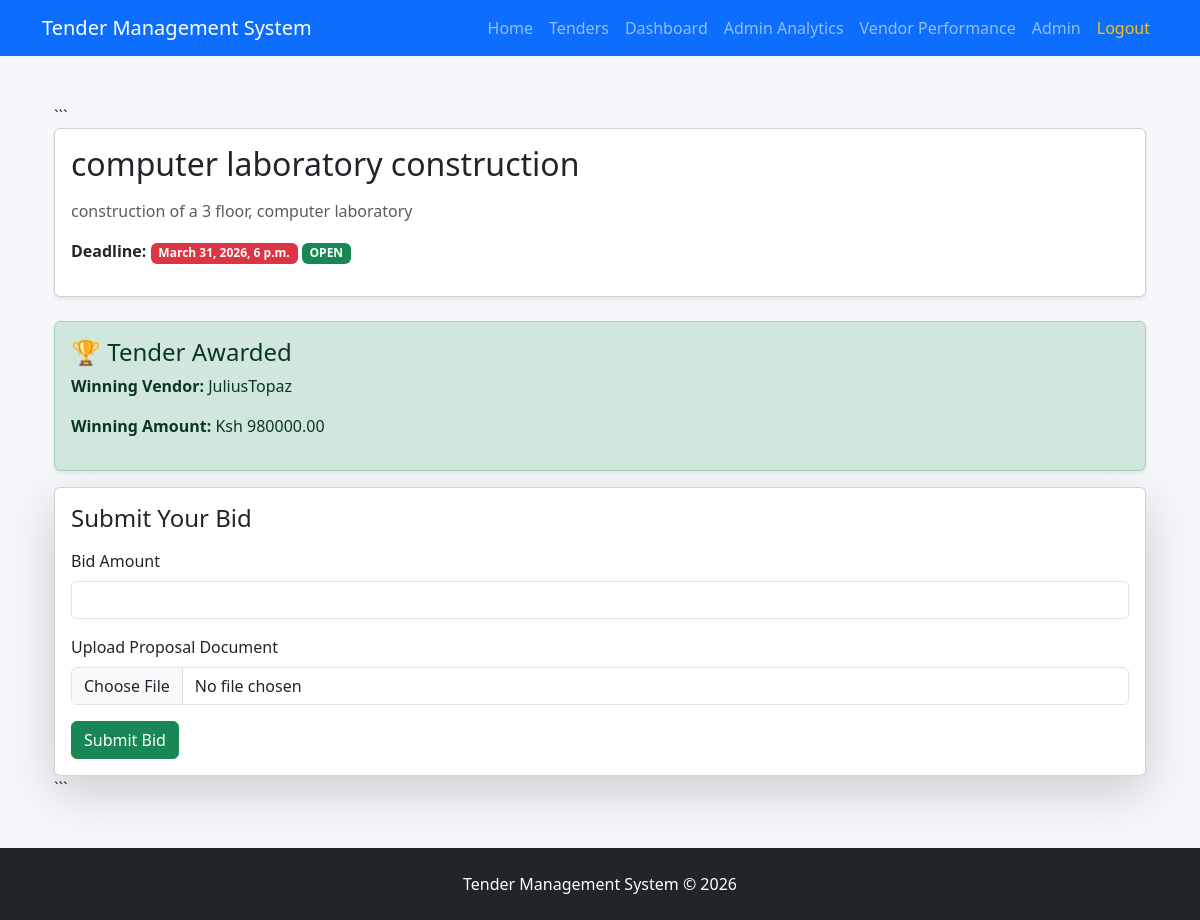
The app's page /tenders/1/ (signed in) with its own data.
### tenders/models.py (models this page shows, shortened)
class Tender(models.Model):
    title = models.CharField(max_length=255)
    description = models.TextField()
    budget = models.DecimalField(max_digits=10, decimal_places=2)
    deadline = models.DateTimeField()
    document = models.FileField(
        upload_to="tender_documents/",
        null=True,
        blank=True
    )
    created_by = models.ForeignKey(
        User,
        on_delete=models.CASCADE,
        related_name="tenders_created"
    )
    created_at = models.DateTimeField(auto_now_add=True)
    awarded_bid = models.ForeignKey(
        'bids.Bid',
        on_delete=models.SET_NULL,
        null=True,
        blank=True,
        related_name="awarded_tender"
    )
    def is_open(self):
        return timezone.now() < self.deadline

### bids/models.py (models this page shows, shortened)
class Bid(models.Model):
    vendor = models.ForeignKey(
        User,
        on_delete=models.CASCADE
    )
    tender = models.ForeignKey(
        Tender,
        on_delete=models.CASCADE
    )
    amount = models.DecimalField(
        max_digits=10,
        decimal_places=2
    )
    proposal_document = models.FileField(
        upload_to="proposal_documents/",
        null=True,
        blank=True
    )
    submitted_at = models.DateTimeField(auto_now_add=True)
    is_winner = models.BooleanField(default=False)
    class Meta:
        unique_together = ('vendor', 'tender')

### tenders/views.py (the view, shortened to what this page needs)
# urls.py: path('<int:tender_id>/', views.tender_detail, name='tender_detail'),
@login_required
def tender_detail(request, tender_id):
    tender = get_object_or_404(Tender, id=tender_id)
    error = None
    context = {
        'tender': tender,
        'error': error
    }
    return render(request, 'tenders/tender_detail.html', context)

### tenders/templates/tenders/tender_detail.html (shortened to what this page needs)
{% extends 'base.html' %}
{% block content %}
<div class="container mt-5">
```
<div class="card shadow-sm mb-4">
    <div class="card-body">
        <h2 class="mb-3">{{ tender.title }}</h2>
        <p class="text-muted">
            {{ tender.description }}
        </p>
        <p>
            <strong>Deadline:</strong>
            <span class="badge bg-danger">
                {{ tender.deadline }}
            </span>
            {% if tender.is_open %}
                <span class="badge bg-success">OPEN</span>
            {% else %}
                <span class="badge bg-secondary">CLOSED</span>
            {% endif %}
        </p>
    </div>
</div>
{% if tender.awarded_bid %}
<div class="alert alert-success shadow-sm">
    <h4>🏆 Tender Awarded</h4>
    <p>
        <strong>Winning Vendor:</strong>
        {{ tender.awarded_bid.vendor.username }}
    </p>
    <p>
        <strong>Winning Amount:</strong>
        Ksh {{ tender.awarded_bid.amount }}
    </p>
</div>
{% endif %}
{% if tender.is_open %}
<div class="card shadow-lg">
    <div class="card-body">
        <h4 class="mb-3">Submit Your Bid</h4>
        <form method="POST" enctype="multipart/form-data">
            <div class="mb-3">
                <label class="form-label">Bid Amount</label>
                <input type="number" name="amount" class="form-control" required>
            </div>
            <div class="mb-3">
                <label class="form-label">Upload Proposal Document</label>
                <input type="file" name="proposal_document" class="form-control">
            </div>
            <button type="submit" class="btn btn-success">
                Submit Bid
            </button>
        </form>
    </div>
</div>
{% else %}
<div class="alert alert-warning">
    This tender is closed. Bidding is no longer allowed.
</div>
{% endif %}
```
</div>
{% endblock %}

### records on screen
Tender: title "computer laboratory construction", description "construction of a 3 floor, computer laboratory", deadline "March 31, 2026, 6 p.m.", awarded_bid.vendor.username "JuliusTopaz", awarded_bid.amount "980000.00"
